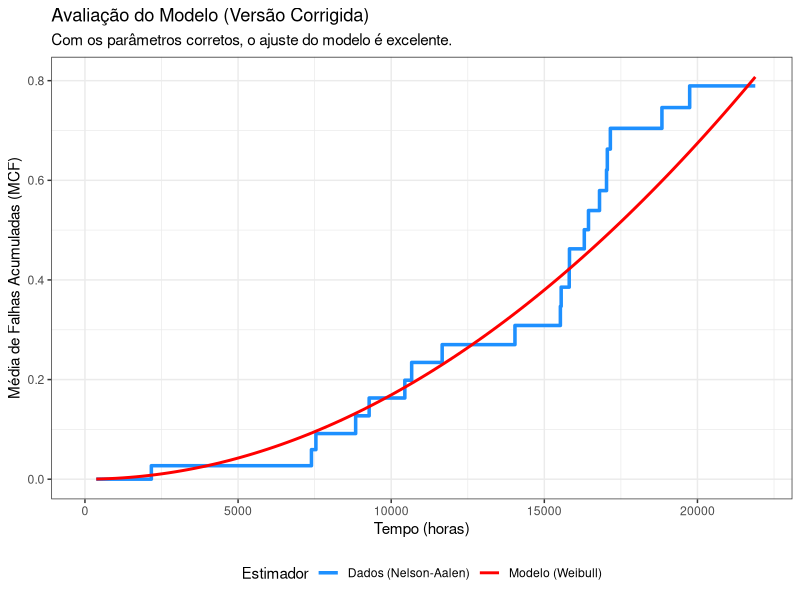
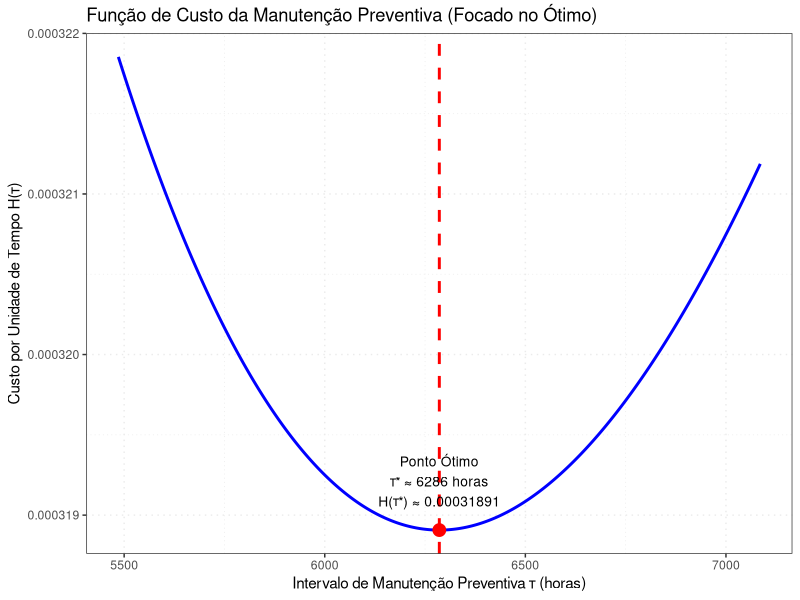

R code for these plots, in order:
## ---- chunk 1
library(dplyr)
library(ggplot2)
library(survival)
knitr::opts_chunk$set(echo = TRUE, message = FALSE, warning = FALSE, fig.align = 'center')
## ---- chunk 2
dados_trafo <- data.frame(
Equi = c(1, 1, 1, 2, 2, 2, 3, 3, 4, 5, 6, 7, 7, 8, 8, 9, 9, 10, 11, 12, 12, 12, 13, 14, 14, 14, 15, 16, 16, 17, 17, 18, 19, 20, 20, 20, 21, 22, 23, 23, 24, 24, 25, 26, 27, 27, 28, 28, 29, 30, 30, 31, 32, 33, 34, 35, 36, 37, 38, 39, 40),
Failure_Time = c(8839, 17057, 21887, 9280, 16442, 21887, 10445, 13533, 7902, 8414, 13331, 17156, 21887, 16305, 21887, 16802, 21887, 4881, 16625, 7396, 7541, 19590, 2211, 15821, 19746, 19877, 1927, 15813, 21886, 15524, 21886, 21440, 369, 11664, 17031, 21857, 7544, 6039, 2168, 6698, 18840, 21879, 2288, 2499, 10668, 16838, 15550, 21887, 1616, 14041, 20004, 21888, 21888, 21888, 21888, 21888, 21888, 21888, 21888, 21888, 21888),
Censura = c(1, 1, 0, 1, 1, 0, 1, 0, 0, 0, 0, 1, 0, 1, 0, 1, 0, 0, 0, 1, 1, 0, 0, 1, 1, 0, 0, 1, 0, 1, 0, 0, 0, 1, 1, 0, 0, 0, 1, 0, 1, 0, 0, 0, 1, 0, 1, 0, 0, 1, 0, 0, 0, 0, 0, 0, 0, 0, 0, 0, 0)
)

dados_lista <- dados_trafo %>%
  group_by(Equi) %>%
  summarise(
    falhas = list(Failure_Time[Censura == 1]),
    tempo_final = max(Failure_Time)
  )

neg_log_likelihood_plp <- function(params, dados) {
  beta <- params[1]; theta <- params[2]
  if (beta <= 0 || theta <= 0) return(Inf)

  total_log_likelihood <- sum(sapply(1:nrow(dados), function(i) {
    tempos_falha <- unlist(dados$falhas[[i]])
    tempo_max <- dados$tempo_final[i]
    
    log_intensidade <- 0
    if (length(tempos_falha) > 0) {
      log_intensidade <- sum(dweibull(tempos_falha, shape = beta, scale = theta, log = TRUE) -
                               pweibull(tempos_falha, shape = beta, scale = theta, lower.tail = FALSE, log.p = TRUE))
    }
    intensidade_acumulada <- (tempo_max / theta)^beta
    
    log_likelihood_unit <- log_intensidade - intensidade_acumulada
    return(log_likelihood_unit)
  }))

  return(-total_log_likelihood)
}

valores_iniciais <- c(2.0, 20000)
otimizacao_corrigida <- optim(
  par = valores_iniciais, 
  fn = neg_log_likelihood_plp, 
  dados = dados_lista,
  method = "BFGS",
  control = list(parscale = valores_iniciais)
)
beta_estimado_correto <- otimizacao_corrigida$par[1]
theta_estimado_correto <- otimizacao_corrigida$par[2]
## ---- chunk 3
cat("Parâmetros do Modelo Power Law Process (PLP) Estimados via MLE (versão final.r):\n\n")
cat(paste0("  - **Beta (Forma):** ", round(beta_estimado_correto, 4), "\n"))
cat(paste0("  - **Theta (Escala):** ", round(theta_estimado_correto, 2), "\n"))
## ---- chunk 4
dados_intervalo <- dados_trafo %>% group_by(Equi) %>%
  mutate(tempo_inicio = lag(Failure_Time, default=0), evento = Censura, tempo_fim = Failure_Time)
surv_obj <- Surv(time=dados_intervalo$tempo_inicio, time2=dados_intervalo$tempo_fim, event=dados_intervalo$evento)
fit_na <- survfit(surv_obj ~ 1)
mcf_na_data <- data.frame(tempo = fit_na$time, mcf = fit_na$cumhaz)

mcf_parametrica <- function(t, beta, theta) { (t / theta)^beta }

ggplot(mcf_na_data, aes(x = tempo, y = mcf)) +
  geom_step(aes(color = "Dados (Nelson-Aalen)"), size = 1.2) +
  stat_function(fun = mcf_parametrica, args = list(beta = beta_estimado_correto, theta = theta_estimado_correto),
                aes(color = "Modelo (Weibull)"), size = 1) +
  labs(title = "Avaliação do Modelo (Versão Corrigida)",
       subtitle = "Com os parâmetros corretos, o ajuste do modelo é excelente.",
       x = "Tempo (horas)", y = "Média de Falhas Acumuladas (MCF)", color = "Estimador") +
  scale_color_manual(values = c("Dados (Nelson-Aalen)" = "dodgerblue", "Modelo (Weibull)" = "red")) +
  theme_bw() +
  theme(legend.position = "bottom") +
  coord_cartesian(xlim = c(0, 22000))
## ---- chunk 5
C_PM <- 1; C_MR <- 15
tau_otimo <- theta_estimado_correto * (C_PM / ((beta_estimado_correto - 1) * C_MR))^(1 / beta_estimado_correto)
funcao_custo_H <- function(tau, beta, theta, cpm, cmr) { (cpm + cmr * (tau / theta)^beta) / tau }
custo_otimo <- funcao_custo_H(tau_otimo, beta_estimado_correto, theta_estimado_correto, C_PM, C_MR)

intervalo_tau <- seq(tau_otimo - 800, tau_otimo + 800, length.out = 500)
dados_custo <- data.frame(tau = intervalo_tau, 
                          custo = funcao_custo_H(intervalo_tau, beta_estimado_correto, theta_estimado_correto, C_PM, C_MR))

ggplot(dados_custo, aes(x = tau, y = custo)) +
  geom_line(color = "blue", size = 1) +
  geom_vline(xintercept = tau_otimo, color = "red", linetype = "dashed", size = 1) +
  annotate("point", x = tau_otimo, y = custo_otimo, color = "red", size = 4) +
  annotate("text", 
           x = tau_otimo, 
           y = custo_otimo + (max(dados_custo$custo, na.rm = TRUE) - min(dados_custo$custo, na.rm = TRUE))*0.05, 
           label = paste0("Ponto Ótimo\nτ* ≈ ", round(tau_otimo), " horas\nH(τ*) ≈ ", format(custo_otimo, scientific = FALSE, digits = 5)),
           hjust = 0.5, vjust = 0, 
           size=3.5
           ) +
  labs(title = "Função de Custo da Manutenção Preventiva (Focado no Ótimo)",
       x = "Intervalo de Manutenção Preventiva τ (horas)",
       y = "Custo por Unidade de Tempo H(τ)") +
  theme_bw() +
  theme(panel.grid.major = element_line(linetype = 'dotted'),
        panel.grid.minor = element_line(linetype = 'dotted'))
## ---- chunk 6
cat(paste0("  - **Intervalo ótimo (τ*):** ", round(tau_otimo), " horas.\n"))
cat(paste0("  - **Equivalente a:** Aproximadamente ", round(tau_otimo/24), " dias.\n"))
